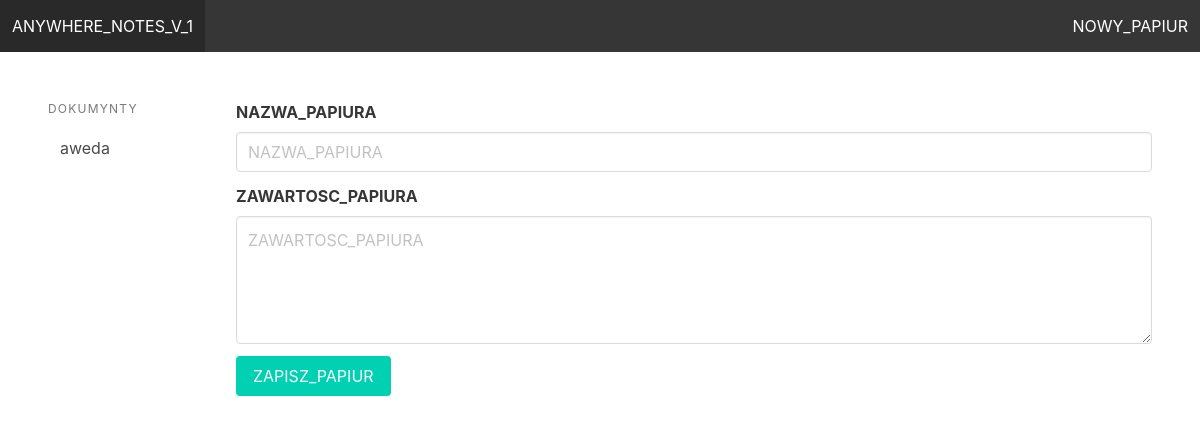
Before: / with the older database file.
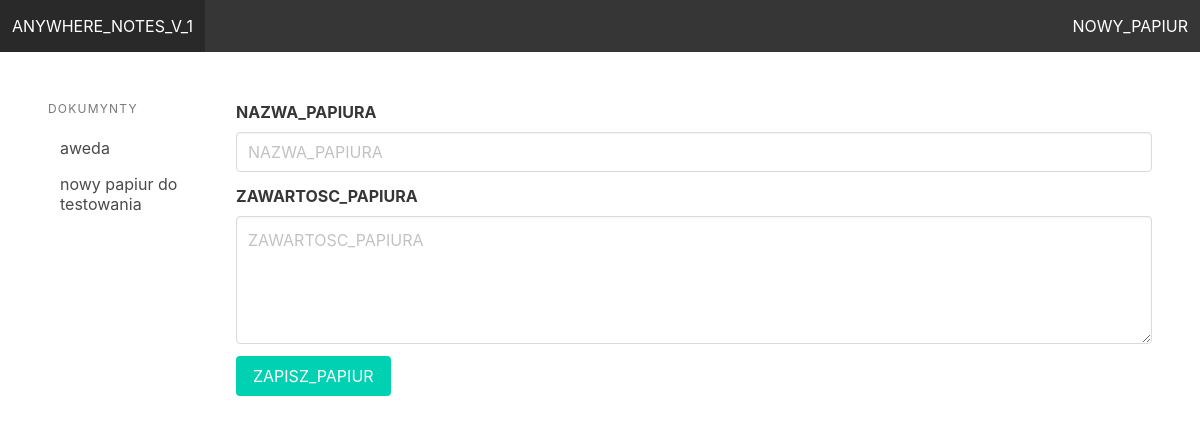
After: the same page with the newer database file.
### document/models.py (models this page shows)
class Document(models.Model):
    title = models.CharField(max_length=255)
    content = models.TextField(blank=True, null=True)
    created_at = models.DateTimeField(auto_now_add=True)
    modified_at = models.DateTimeField(auto_now=True)
    class Meta:
        ordering = ('title',)

### document/views.py (the view, shortened to what this page needs)
# urls.py: path('', editor, name='editor'),
def editor(request):
    docid = int(request.GET.get('docid',0))
    documents = Document.objects.all()
    if docid > 0:
        document = Document.objects.get(pk=docid)
    else:
        document = ''
    context = {
        'docid': docid,
        'documents': documents,
        'document': document
    }
    return render(request, 'editor.html', context)

### document/templates/editor.html (shortened to what this page needs)
<!DOCTYPE html>
<html>
    <head>
        <link rel="stylesheet" href="https://cdn.jsdelivr.net/npm/bulma@0.9.0/css/bulma.min.css">
    </head>
    <body>
        <nav class="navbar is-dark">
            <div class="navbar-brand">
                <a href="{% url 'editor' %}" class="navbar-item">ANYWHERE_NOTES_V_1</a>
            </div>
            <div class="navbar-menu">
                <div class="navbar-end">
                    <a href="{% url 'editor' %}?docid=0" class="navbar-item">NOWY_PAPIUR</a>
                </div>
            </div>
        </nav>
        <section class="section">
            <div class="columns">
                <div class="column is-2">
                    <aside class="menu">
                        <p class="menu-label">DOKUMYNTY</p>
                        <ul class="menu-list">
                            {% for doc in documents %}
                                <li>
                                    <a href="{% url 'editor' %}?docid={{ doc.id }}">{{ doc.title }}</a>
                                </li>
                            {% endfor %}
                        </ul>
                </div>
                <div class="column is-10">
                    <form method="post" action="{% url 'editor' %}">
                        <div class="field">
                            <label class="label">
                                NAZWA_PAPIURA
                            </label>
                            <div class="control">
                                <input type="text" class="input" name="title" placeholder="NAZWA_PAPIURA"{% if document %} value="{{ document.title }}"{% endif %}>
                            </div>
                        </div>
                        <div class="field">
                            <label class="label">ZAWARTOSC_PAPIURA</label>
                            <div class="control">
                                <textarea class="textarea" name="content" placeholder="ZAWARTOSC_PAPIURA">{% if document %}{{ document.content }}{% endif %}</textarea>
                            </div>
                        </div>
                        <div class="field is-grouped">
                            <div class="control">
                                <button class="button is-primary">ZAPISZ_PAPIUR</button>
                            </div>
                        </div>
                    </form>
                </div>
            </div>
        </section>
    </body>
</html>

Changed rows visible on the page:
added Document: title "nowy papiur do testowania"
